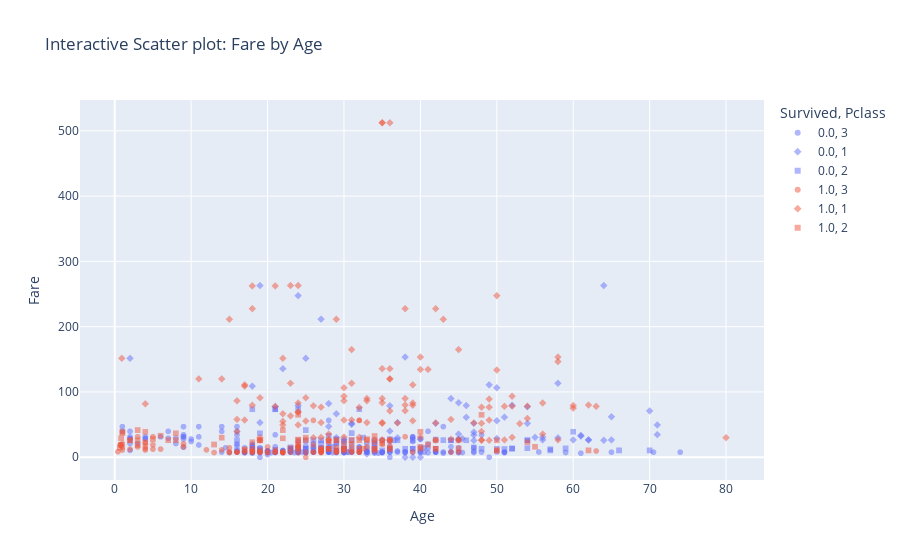

The code cell stored with this chart in its notebook:
### Markdown cell above
## Визуализация
----

Построим по данным таблицы 10 различных графиков(шесть интерактивных, один 3D-график):
1. Scatter plot (интерактивный)
2. Linear plot (интерактивный)
3. Horizontal bar chart
4. Bar chart
5. Histogram (интерактивный)
6. Histogram
7. Box chart
8. Pie chart (интерактивный)
9. 3D Scatter Plot (интерактивный)
10. Sunburst (интерактивный)


#### 1. Scatter plot: интерактивный график распределения стоимости билета в зависимости от возраста с цветом по выживанию и формой маркера по классу

### Code cell
# импортируем библиотеки
import seaborn as sns
import plotly.express as px
import matplotlib.pyplot as plt

# считаем стоимость билета по возрасту
fig = px.scatter(data_frame=df,
                 x='Age',
                 y='Fare',
                 color='Survived',
                 symbol='Pclass',
                 opacity=0.5,
                 title='Interactive Scatter plot: Fare by Age')
fig.show()

### Figure 1 — Plotly figure (JSON) as saved in the notebook; plotly's stock layout.template omitted (floating-point values rounded to 4 significant figures; data arrays with more than 128 entries replaced by an {"elided": "..."} marker saying what was removed)
{"data": [{"hovertemplate": "Survived=0.0<br>Pclass=3<br>Age=%{x}<br>Fare=%{y}<extra></extra>", "legendgroup": "0.0, 3", "marker": {"color": "#636efa", "opacity": 0.5, "symbol": "circle"}, "mode": "markers", "name": "0.0, 3", "showlegend": true, "type": "scattergl", "x": {"elided": "372 float values"}, "xaxis": "x", "y": {"elided": "372 float values"}, "yaxis": "y"}, {"hovertemplate": "Survived=0.0<br>Pclass=1<br>Age=%{x}<br>Fare=%{y}<extra></extra>", "legendgroup": "0.0, 1", "marker": {"color": "#636efa", "opacity": 0.5, "symbol": "diamond"}, "mode": "markers", "name": "0.0, 1", "showlegend": true, "type": "scattergl", "x": [54, 19, 40, 28, 42, 65, 45, null, 28, 46, 71, 21, 47, 24, 54, 37, 24, 51, null, 61, 56, 50, null, 44, 62, 52, 40, null, 37, null, null, 2, 45.5, 38, 29, 45, null, 22, 27, 50, 64, 30, 65, 47, 56, null, 58, 55, 71, 25, 18, 47, null, 45, 50, 64, 62, null, 36, null, 61, null, 58, 47, 31, 60, 49, null, 36, 70, 19, null, 29, 46, null, 39, null, 38, 31, 33], "xaxis": "x", "y": [51.86, 263, 27.72, 82.17, 52, 61.98, 83.47, 27.72, 47.1, 61.17, 34.65, 77.29, 52, 247.5, 77.29, 53.1, 79.2, 61.38, 25.93, 33.5, 30.7, 28.71, 50, 90, 26.55, 79.65, 0, 31, 29.7, 26, 27.72, 151.6, 28.5, 153.5, 66.6, 35.5, 35, 135.6, 211.5, 55.9, 263, 27.75, 26.55, 38.5, 26.55, 52, 29.7, 30.5, 49.5, 151.6, 108.9, 34.02, 221.8, 26.55, 106.4, 26, 26.55, 227.5, 40.12, 42.4, 32.32, 0, 113.3, 25.59, 52, 26.55, 110.9, 26.55, 78.85, 71, 53.1, 39.6, 30, 79.2, 30.7, 0, 0, 0, 50.5, 5], "yaxis": "y"}, {"hovertemplate": "Survived=0.0<br>Pclass=2<br>Age=%{x}<br>Fare=%{y}<extra></extra>", "legendgroup": "0.0, 2", "marker": {"color": "#636efa", "opacity": 0.5, "symbol": "square"}, "mode": "markers", "name": "0.0, 2", "showlegend": true, "type": "scattergl", "x": [35, 66, 27, 32, 21, 34, 29, 21, 32.5, 25, 23, 18, 19, 36.5, 42, 51, 30, null, 19, 24, 30, 42, 30, 27, 18, 59, 24, 44, 19, 33, 29, 54, 36, null, 36, 30, 26, 43, 54, 28, 25, 36, 38, 29, 18, 46, 23, 34, null, 30, 31, 36, 48, null, 34, null, 23, 27, 28, 54, 47, 37, 26, 57, 31, 24, 23, 32, 25, 70, null, 60, 25, 52, 39, 52, 34, 50, 25, null, 23, 23, 18, 57, 16, 39, 34, 39, 35, 31, 16, 28, 44, 21, 24, 28, 27], "xaxis": "x", "y": [26, 10.5, 21, 10.5, 73.5, 26, 21, 73.5, 30.07, 13, 15.05, 11.5, 36.75, 26, 13, 12.53, 13, 15.05, 13, 13, 13, 27, 10.5, 13, 13, 13.5, 10.5, 26, 10.5, 12.28, 10.5, 26, 10.5, 0, 12.88, 24, 26, 26.25, 14, 13, 13, 13, 13, 27.72, 73.5, 26, 10.5, 21, 0, 13, 10.5, 27.75, 13, 0, 21, 0, 11.5, 26, 13.5, 26, 15, 26, 10.5, 12.35, 26.25, 73.5, 13, 73.5, 13, 10.5, 0, 39, 41.58, 13.5, 26, 13, 13, 13, 26, 0, 13, 13, 11.5, 10.5, 26, 13, 13, 13, 10.5, 37.0, 10.5, 33, 26, 11.5, 13, 10.5, 13], "yaxis": "y"}, {"hovertemplate": "Survived=1.0<br>Pclass=3<br>Age=%{x}<br>Fare=%{y}<extra></extra>", "legendgroup": "1.0, 3", "marker": {"color": "#EF553B", "opacity": 0.5, "symbol": "circle"}, "mode": "markers", "name": "1.0, 3", "showlegend": true, "type": "scattergl", "x": [26, 27, 4, null, 15, 38, null, null, null, 14, 19, null, null, 17, 32, 30, 29, null, 33, 21, null, null, 12, 24, null, 22, 24, 27, 16, 9, 1, 4, null, 19, null, 18, 26, 16, 27, 16, 5, null, 29, 3, 25, 25, null, 35, 19, 30, 22, null, null, 26, 31, null, 45, null, 3, null, null, null, null, 22, 1, 21, 24, 39, 44, 32, null, null, 5, 29, 0.75, 2, 63, 9, 26, 29, null, 22, 22, 36, 32, null, 32, null, 20, null, 0.75, 23, null, 20, 18, 4, null, null, null, null, 31, 6, 20, 5, 13, 18, 1, 31, 0.42, 27, 27, 27, null, 15, 32, 18, 24, 4, 15], "xaxis": "x", "y": [7.925, 11.13, 16.7, 7.225, 8.029, 31.39, 7.879, 7.75, 7.229, 11.24, 7.879, 7.75, 15.25, 7.925, 56.5, 12.47, 9.5, 7.787, 15.85, 7.65, 7.775, 24.15, 11.24, 7.142, 22.36, 7.75, 15.85, 7.796, 7.733, 20.52, 11.13, 22.02, 15.5, 7.854, 7.75, 8.05, 18.79, 7.75, 7.925, 8.05, 31.39, 15.5, 15.25, 31.39, 7.775, 0, 7.75, 20.25, 8.05, 9.5, 7.75, 7.75, 23.25, 7.854, 20.52, 23.25, 8.05, 16.1, 15.9, 7.879, 7.879, 7.229, 7.75, 7.25, 15.74, 7.796, 16.7, 7.925, 7.925, 8.05, 16.1, 8.113, 19.26, 7.896, 19.26, 12.29, 9.588, 15.9, 56.5, 7.75, 22.36, 7.225, 7.775, 17.4, 7.854, 7.75, 7.925, 15.5, 15.74, 56.5, 19.26, 7.55, 7.829, 7.925, 9.842, 13.42, 56.5, 7.733, 15.25, 7.737, 7.925, 12.47, 7.229, 12.47, 7.229, 7.496, 20.57, 8.683, 8.517, 6.975, 8.662, 12.47, 7.75, 14.45, 56.5, 9.35, 19.26, 11.13, 7.225], "yaxis": "y"}, {"hovertemplate": "Survived=1.0<br>Pclass=1<br>Age=%{x}<br>Fare=%{y}<extra></extra>", "legendgroup": "1.0, 1", "marker": {"color": "#EF553B", "opacity": 0.5, "symbol": "diamond"}, "mode": "markers", "name": "1.0, 1", "showlegend": true, "type": "scattergl", "x": {"elided": "136 float values"}, "xaxis": "x", "y": {"elided": "136 float values"}, "yaxis": "y"}, {"hovertemplate": "Survived=1.0<br>Pclass=2<br>Age=%{x}<br>Fare=%{y}<extra></extra>", "legendgroup": "1.0, 2", "marker": {"color": "#EF553B", "opacity": 0.5, "symbol": "square"}, "mode": "markers", "name": "1.0, 2", "showlegend": true, "type": "scattergl", "x": [14, 55, null, 34, 3, 29, 21, 5, 29, 0.83, 17, 34, 32.5, 29, 40, 1, 32, 3, 35, 19, 8, 24, 50, 41, 42, null, 24, 30, 22, 36, 2, 24, 40, 36, 17, 28, 3, 34, 18, 28, 19, 42, 24, 45, 28, 13, 50, 33, 23, 33, 34, 36, 50, 2, 7, 32, 19, null, 8, 62, 34, 25, null, 24, 22, 24, 4, 28, 18, 40, 31, 45, 27, 6, 30, 30, 4, 48, 0.67, 54, 31, 1, 0.83, 42, 27, 28, 25], "xaxis": "x", "y": [30.07, 16, 13, 13, 41.58, 26, 10.5, 27.75, 10.5, 29, 10.5, 23, 13, 26, 15.75, 39, 13, 26, 21, 10.5, 26.25, 14.5, 26, 19.5, 13, 12.35, 26, 12.35, 29, 13, 26, 13, 13, 13, 12, 12.65, 18.75, 32.5, 13, 26, 26, 26, 18.75, 26.25, 13, 19.5, 10.5, 27.75, 13.79, 26, 10.5, 26, 10.5, 26, 26.25, 26, 26, 13.86, 36.75, 10.5, 13, 30, 33, 27, 41.58, 65, 39, 13, 23, 39, 13, 13.5, 10.5, 33, 21, 13, 23, 65, 14.5, 23, 26.25, 37.0, 18.75, 13, 13.86, 24, 26], "yaxis": "y"}], "layout": {"legend": {"title": {"text": "Survived, Pclass"}, "tracegroupgap": 0}, "title": {"text": "Interactive Scatter plot: Fare by Age"}, "xaxis": {"anchor": "y", "domain": [0, 1], "title": {"text": "Age"}}, "yaxis": {"anchor": "x", "domain": [0, 1], "title": {"text": "Fare"}}}}
